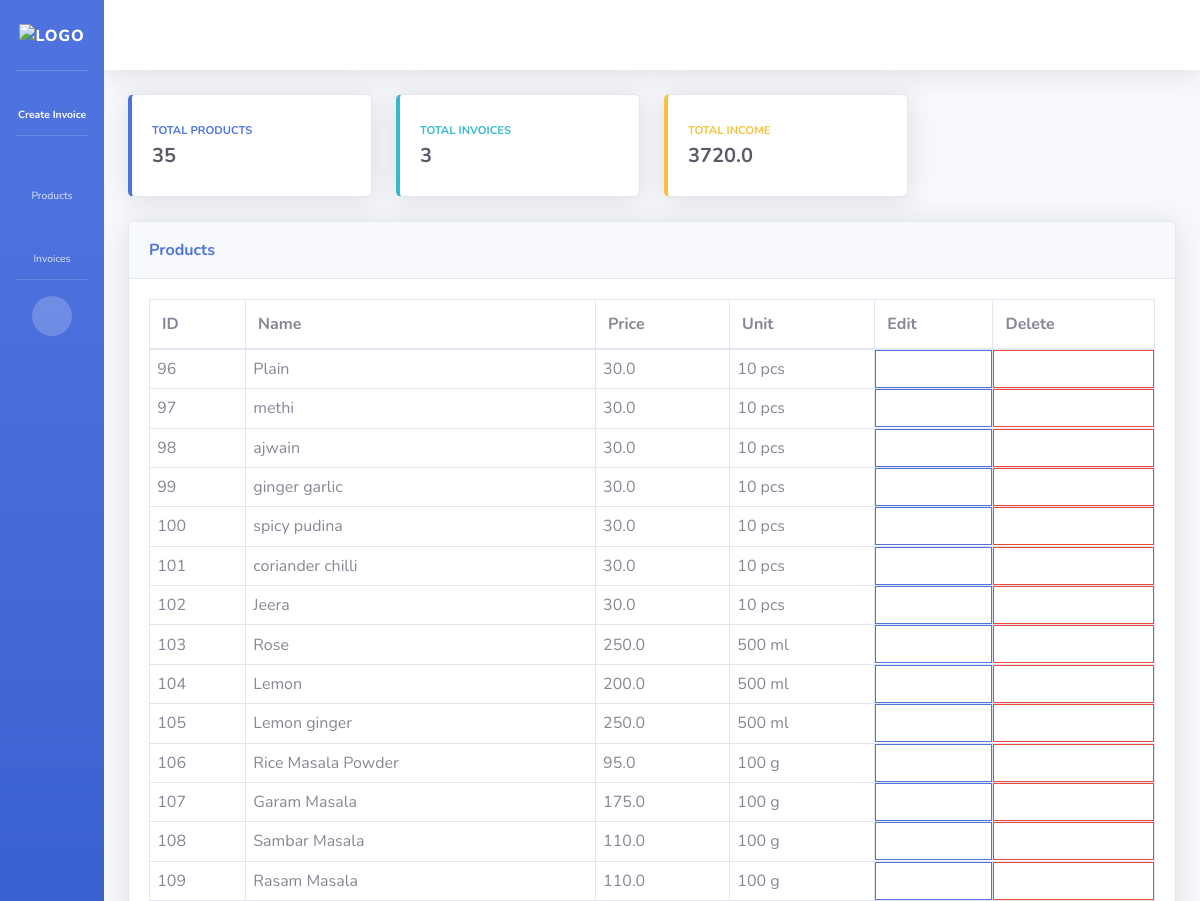
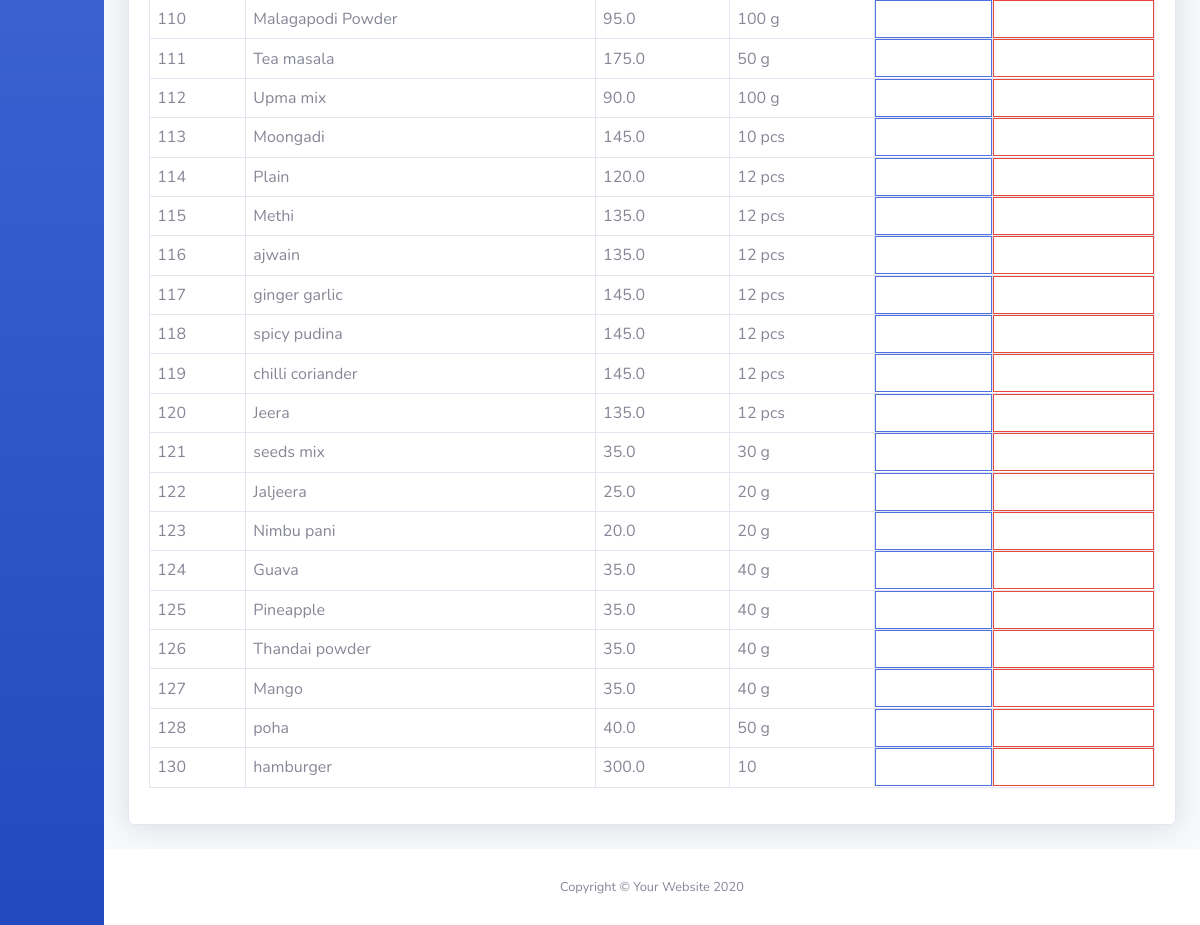
The app's page /view_product/ with its own data (2 pictures, top to bottom).
### invoice/models.py (models this page shows)
class Product(models.Model):
    product_name = models.CharField(max_length=255)
    product_price = models.FloatField(default=0)
    product_unit = models.CharField(max_length=255)
    product_is_delete = models.BooleanField(default=False)
    def __str__(self):
        return str(self.product_name)

### invoice/views.py (the view)
# urls.py: path('view_product/', views.view_product, name='view_product'),
def view_product(request):
    total_product = Product.objects.count()
    total_invoice = Invoice.objects.count()
    total_income = getTotalIncome()
    product = Product.objects.filter(product_is_delete=False)
    print(product)
    context = {
        "total_product": total_product,
        "total_invoice": total_invoice,
        "total_income": total_income,
        "product": product,
    }
    return render(request, "invoice/view_product.html", context)

### invoice/views.py (called while the page is built)
def getTotalIncome():
    allInvoice = Invoice.objects.all()
    totalIncome = 0
    for curr in allInvoice:
        totalIncome += curr.total
    return totalIncome

### invoice/templates/invoice/view_product.html
{% extends "invoice/base/base.html" %}
{% block content %}
<div class="row">
    <div class="col-xl-12 col-lg-7">
        <div class="card shadow mb-4">
            <div class="card-header py-3 d-flex flex-row align-items-center justify-content-between">
                <label class="m-0 font-weight-bold text-primary">Products</label>
            </div>
            <div class="card-body">
                <div class="table-responsive">
                    <table class="table table-bordered" id="dataTable" width="100%" cellspacing="0">
                        <thead>
                            <tr>
                                <th>ID</th>
                                <th>Name</th>
                                <th>Price</th>
                                <th>Unit</th>
                                <th>Edit</th>
                                <th>Delete</th>
                            </tr>
                        </thead>
                        <tbody>
                            {% for i in product %}
                            <tr>
                                <td style="padding: 0.45em;">{{i.id}}</td>
                                <td style="padding: 0.45em;">{{i.product_name}}</td>
                                <td style="padding: 0.45em;">{{i.product_price}}</td>
                                <td style="padding: 0.45em;">{{i.product_unit}}</td>
                                <td style="padding: 0;">
                                    <a href="{% url 'edit_product' i.id %}" class="btn btn-outline-primary"
                                       style="width: 100%; height: 100%; border-radius: 0">
                                        <i class="fas fa-edit"></i>
                                    </a>
                                </td>
                                <td style="padding: 0;">
                                    <a href="{% url 'delete_product' i.id %}" class="btn btn-outline-danger"
                                       style="width: 100%; height: 100%; border-radius: 0">
                                        <i class="fas fa-trash-alt"></i>
                                    </a>
                                </td>
                            </tr>
                            {% endfor %}
                        </tbody>
                    </table>
                </div>
            </div>
        </div>
    </div>
</div>
{% endblock %}

### invoice/templates/invoice/base/base.html (shortened to what this page needs)
<!DOCTYPE html>
<html lang="en">
{% load static %}
<head>
    <link href="{% static '/vendor/fontawesome-free/css/all.min.css' %}" rel="stylesheet" type="text/css">
    <link href="{% static '/css/sb-admin-2.min.css' %}" rel="stylesheet">
</head>
<body id="page-top">
    <div id="wrapper">
        <ul class="navbar-nav bg-gradient-primary sidebar sidebar-dark accordion toggled" id="accordionSidebar">
            <a class="sidebar-brand d-flex align-items-center justify-content-center" href="{% url 'home' %}">
                <div class="sidebar-brand-icon">
                    <img src="{% static '/img/drawdown.png' %}" alt="logo" width="50px" height="50px">
                </div>
            </a>
            <hr class="sidebar-divider my-0">
            <li class="nav-item active">
                <a class="nav-link" href="{% url 'create_invoice' %}">
                    <i class="fas fa-cash-register"></i>
                    <span>Create Invoice</span></a>
            </li>
            <hr class="sidebar-divider">
            <li class="nav-item">
                <a class="nav-link collapsed" href="#" data-toggle="collapse" data-target="#collapseTwo"
                    aria-expanded="true" aria-controls="collapseTwo">
                    <i class="fas fa-folder-open"></i>
                    <span>Products</span>
                </a>
            </li>
            <li class="nav-item">
                <a class="nav-link collapsed" href="#" data-toggle="collapse" data-target="#collapsePages"
                    aria-expanded="true" aria-controls="collapsePages">
                    <i class="fas fa-cart-plus"></i>
                    <span>Invoices</span>
                </a>
            </li>
            <hr class="sidebar-divider">
            <div class="text-center d-none d-md-inline">
                <button class="rounded-circle border-0" id="sidebarToggle"></button>
            </div>
        </ul>
        <div id="content-wrapper" class="d-flex flex-column">
            <div id="content">
                <nav class="navbar navbar-expand navbar-light bg-white topbar mb-4 static-top shadow">
                </nav>
                <div class="container-fluid">
                    <div class="row">
                        <div class="col-xl-3 col-md-6 mb-4">
                            <div class="card border-left-primary shadow h-100 py-2">
                                <div class="card-body">
                                    <div class="row no-gutters align-items-center">
                                        <div class="col mr-2">
                                            <div class="text-xs font-weight-bold text-primary text-uppercase mb-1">
                                                Total products
                                            </div>
                                            <div class="h5 mb-0 font-weight-bold text-gray-800">{{total_product}}</div>
                                        </div>
                                        <div class="col-auto">
                                            <i class="fas fa-calendar fa-2x text-gray-300"></i>
                                        </div>
                                    </div>
                                </div>
                            </div>
                        </div>
                        <div class="col-xl-3 col-md-6 mb-4">
                            <div class="card border-left-info shadow h-100 py-2">
                                <div class="card-body">
                                    <div class="row no-gutters align-items-center">
                                        <div class="col mr-2">
                                            <div class="text-xs font-weight-bold text-info text-uppercase mb-1">Total invoices</div>
                                            <div class="row no-gutters align-items-center">
                                                <div class="col-auto">
                                                    <div class="h5 mb-0 mr-3 font-weight-bold text-gray-800">{{total_invoice}}</div>
                                                </div>
                                            </div>
                                        </div>
                                        <div class="col-auto">
                                            <i class="fas fa-clipboard-list fa-2x text-gray-300"></i>
                                        </div>
                                    </div>
                                </div>
                            </div>
                        </div>
                        <div class="col-xl-3 col-md-6 mb-4">
                            <div class="card border-left-warning shadow h-100 py-2">
                                <div class="card-body">
                                    <div class="row no-gutters align-items-center">
                                        <div class="col mr-2">
                                            <div class="text-xs font-weight-bold text-warning text-uppercase mb-1">
                                                Total income
                                            </div>
                                            <div class="h5 mb-0 font-weight-bold text-gray-800">{{total_income}}</div>
                                        </div>
                                        <div class="col-auto">
                                            <i class="fas fa-dollar-sign fa-2x text-gray-300"></i>
                                        </div>
                                    </div>
                                </div>
                            </div>
                        </div>
                    </div>
                    {% block content %}
                    {% endblock %}
                </div>
            </div>
            <footer class="sticky-footer bg-white">
                <div class="container my-auto">
                    <div class="copyright text-center my-auto">
                        <span>Copyright &copy; Your Website 2020</span>
                    </div>
                </div>
            </footer>
        </div>
    </div>
</body>
</html>

### records on screen
Product: id "96", product_name "Plain", product_price "30.0", product_unit "10 pcs"
Product: id "97", product_name "methi", product_price "30.0", product_unit "10 pcs"
Product: id "98", product_name "ajwain", product_price "30.0", product_unit "10 pcs"
Product: id "99", product_name "ginger garlic", product_price "30.0", product_unit "10 pcs"
Product: id "100", product_name "spicy pudina", product_price "30.0", product_unit "10 pcs"
Product: id "101", product_name "coriander chilli", product_price "30.0", product_unit "10 pcs"
Product: id "102", product_name "Jeera", product_price "30.0", product_unit "10 pcs"
Product: id "103", product_name "Rose", product_price "250.0", product_unit "500 ml"
Product: id "104", product_name "Lemon", product_price "200.0", product_unit "500 ml"
Product: id "105", product_name "Lemon ginger", product_price "250.0", product_unit "500 ml"
Product: id "106", product_name "Rice Masala Powder", product_price "95.0", product_unit "100 g"
Product: id "107", product_name "Garam Masala", product_price "175.0", product_unit "100 g"
Product: id "108", product_name "Sambar Masala", product_price "110.0", product_unit "100 g"
Product: id "109", product_name "Rasam Masala", product_price "110.0", product_unit "100 g"
Product: id "110", product_name "Malagapodi Powder", product_price "95.0", product_unit "100 g"
Product: id "111", product_name "Tea masala", product_price "175.0", product_unit "50 g"
Product: id "112", product_name "Upma mix", product_price "90.0", product_unit "100 g"
Product: id "113", product_name "Moongadi", product_price "145.0", product_unit "10 pcs"
Product: id "114", product_name "Plain", product_price "120.0", product_unit "12 pcs"
Product: id "115", product_name "Methi", product_price "135.0", product_unit "12 pcs"
Product: id "116", product_name "ajwain", product_price "135.0", product_unit "12 pcs"
Product: id "117", product_name "ginger garlic", product_price "145.0", product_unit "12 pcs"
Product: id "118", product_name "spicy pudina", product_price "145.0", product_unit "12 pcs"
Product: id "119", product_name "chilli coriander", product_price "145.0", product_unit "12 pcs"
Product: id "120", product_name "Jeera", product_price "135.0", product_unit "12 pcs"
Product: id "121", product_name "seeds mix", product_price "35.0", product_unit "30 g"
Product: id "122", product_name "Jaljeera", product_price "25.0", product_unit "20 g"
Product: id "123", product_name "Nimbu pani", product_price "20.0", product_unit "20 g"
Product: id "124", product_name "Guava", product_price "35.0", product_unit "40 g"
Product: id "125", product_name "Pineapple", product_price "35.0", product_unit "40 g"
Product: id "126", product_name "Thandai powder", product_price "35.0", product_unit "40 g"
Product: id "127", product_name "Mango", product_price "35.0", product_unit "40 g"
Product: id "128", product_name "poha", product_price "40.0", product_unit "50 g"
Product: id "130", product_name "hamburger", product_price "300.0", product_unit "10"

### other values on screen
{{ total_product }} "35"
{{ total_invoice }} "3"
{{ total_income }} "3720.0"
